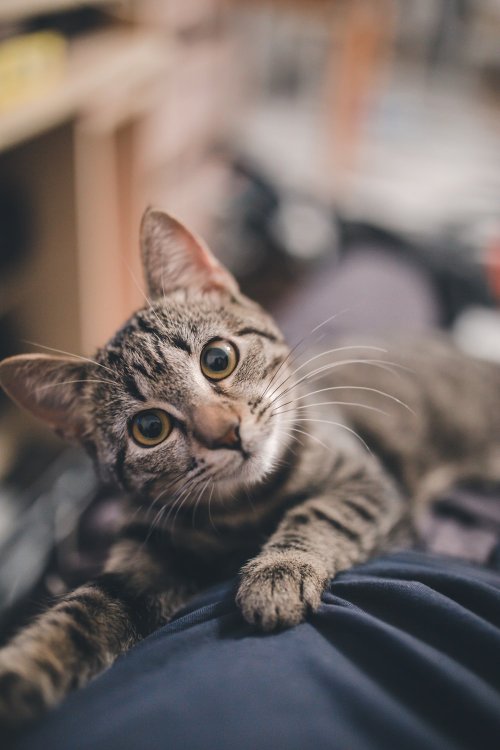
#> input picture images/cat2.jpeg, 1000 x 1500 px (shown at 1/2 size)
$ jupyter execute --allow-errors CatvsNonCatNN.ipynb   (shell and % lines are left out)
#> lines starting #> are read from the running program, lines starting #| are printed output that depends on the picture
### NN_helper.py
#!/usr/bin/env python
# coding: utf-8


import numpy as np
import matplotlib.pyplot as plt
import h5py


# [38 lines left out: functions sigmoid, relu, relu_backward, sigmoid_backward, not called in this run]


def load_data():
    train_dataset = h5py.File('datasets/train_catvnoncat.h5', "r")
    train_set_x_orig = np.array(train_dataset["train_set_x"][:]) # your train set features
    train_set_y_orig = np.array(train_dataset["train_set_y"][:]) # your train set labels

    test_dataset = h5py.File('datasets/test_catvnoncat.h5', "r")
    test_set_x_orig = np.array(test_dataset["test_set_x"][:]) # your test set features
    test_set_y_orig = np.array(test_dataset["test_set_y"][:]) # your test set labels

    classes = np.array(test_dataset["list_classes"][:]) # the list of classes

    train_set_y_orig = train_set_y_orig.reshape((1, train_set_y_orig.shape[0]))
    test_set_y_orig = test_set_y_orig.reshape((1, test_set_y_orig.shape[0]))

    return train_set_x_orig, train_set_y_orig, test_set_x_orig, test_set_y_orig, classes


# [175 lines left out: functions initialize_parameters_deep, linear_forward, linear_activation_forward, L_model_forward, compute_cost, linear_backward and 5 more, not called in this run]

### CatvsNonCatNN.ipynb
[cell 1]
import time
import numpy as np
import h5py
import matplotlib.pyplot as plt
import scipy
from NN_helper import *
import cv2

plt.rcParams['figure.figsize'] = (5.0, 4.0) # set default size of plots
plt.rcParams['image.interpolation'] = 'nearest'
plt.rcParams['image.cmap'] = 'gray'

#> (a cell that did not finish here is left out)

#> (a cell that did not finish here is left out)

#> (a cell that did not finish here is left out)

[cell 5]
layers_dims = [12288, 20, 7, 5, 1]

[cell 6]
# [49 lines left out: function L_layer_model, not called in this run]

#> (a cell that did not finish here is left out)

[cell 8]
print("Training Set")
#> (the rest of this cell did not finish here and is left out)

[cell 9]
print("Testing Set")
#> (the rest of this cell did not finish here and is left out)

#> (a cell that did not finish here is left out)

[cell 11]
my_image = "cat2.jpeg" # Give the name of any image
my_label_y = [1] # the true class of your image (1 -> cat, 0 -> non-cat)

fname = "images/" + my_image
image = np.array(plt.imread(fname))
#> image is the input picture: shape (1500, 1000, 3); mean R, G, B 117.1, 106.5, 102.8
#> (the rest of this cell did not finish here and is left out)

[cell 12]
my_image = "cat4.jpeg" # Give the name of any image
my_label_y = [1] # the true class of your image (1 -> cat, 0 -> non-cat)

fname = "images/" + my_image
image = np.array(plt.imread(fname))
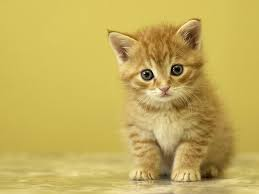
#> input picture images/cat4.jpeg, 259 x 194 px
#> image is the input picture: shape (194, 259, 3); mean R, G, B 197.5, 175, 90.2
#> (the rest of this cell did not finish here and is left out)

[cell 13]
my_image = "dog.jpeg" # Give the name of any image
my_label_y = [1] # the true class of your image (1 -> cat, 0 -> non-cat)

fname = "images/" + my_image
image = np.array(plt.imread(fname))
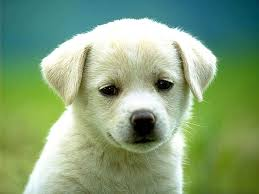
#> input picture images/dog.jpeg, 259 x 194 px
#> image is the input picture: shape (194, 259, 3); mean R, G, B 132.2, 161.1, 121.5
#> (the rest of this cell did not finish here and is left out)
